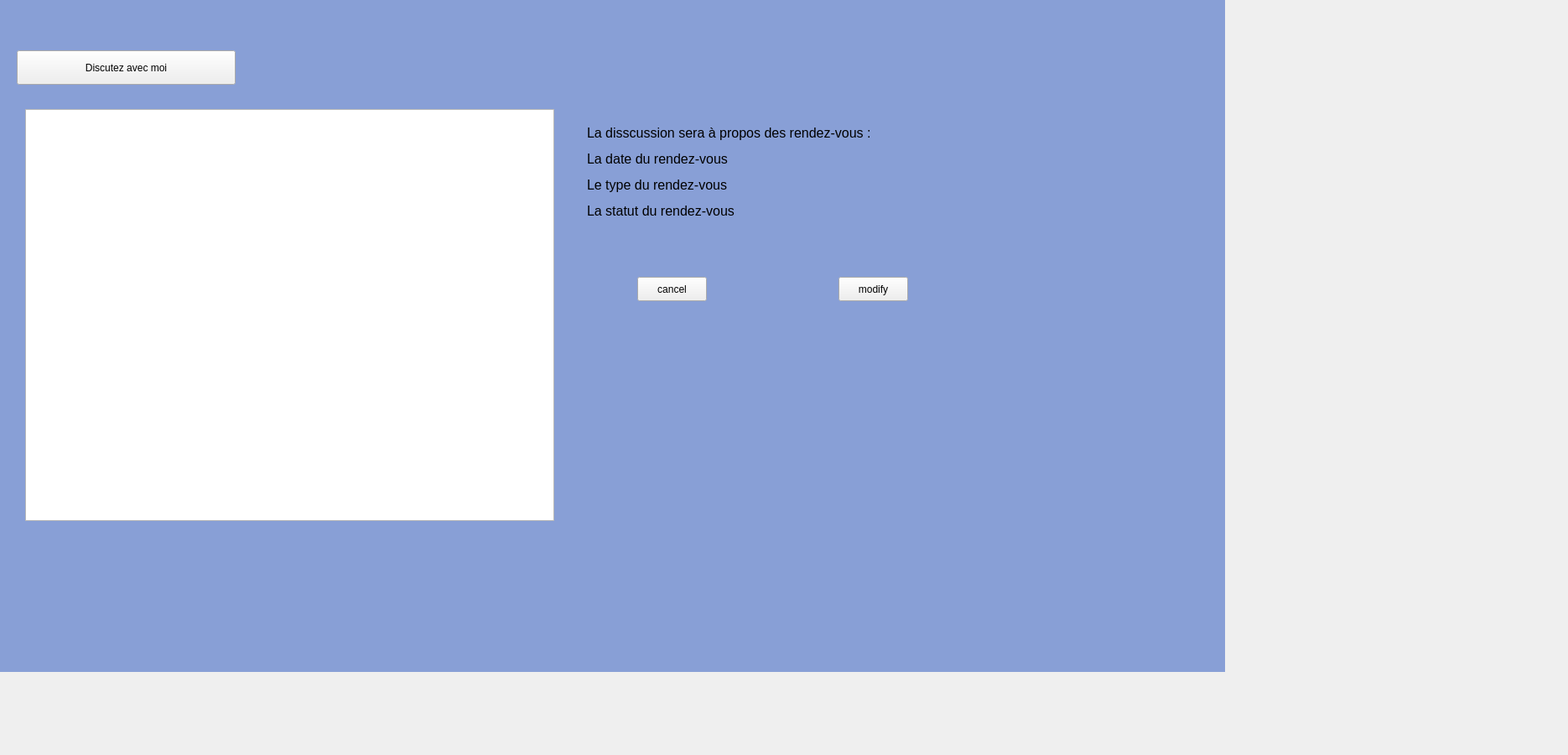
      <widget class="QWidget" name="ChatBot">
       <attribute name="title">
        <string>Chatbot</string>
       </attribute>
       <widget class="QLabel" name="fond_3">
        <property name="geometry">
         <rect>
          <x>-10</x>
          <y>-90</y>
          <width>1471</width>
          <height>891</height>
         </rect>
        </property>
        <property name="sizePolicy">
         <sizepolicy hsizetype="Preferred" vsizetype="Preferred">
          <horstretch>5</horstretch>
          <verstretch>5</verstretch>
         </sizepolicy>
        </property>
        <property name="sizeIncrement">
         <size>
          <width>5</width>
          <height>5</height>
         </size>
        </property>
        <property name="baseSize">
         <size>
          <width>5</width>
          <height>5</height>
         </size>
        </property>
        <property name="mouseTracking">
         <bool>true</bool>
        </property>
        <property name="tabletTracking">
         <bool>true</bool>
        </property>
        <property name="styleSheet">
         <string notr="true">background-color: rgb(136, 159, 214); </string>
        </property>
        <property name="text">
         <string/>
        </property>
        <property name="pixmap">
         <pixmap>../WhatsApp Image 2024-10-05 at 6.18.21 PM.jpeg</pixmap>
        </property>
        <property name="scaledContents">
         <bool>true</bool>
        </property>
       </widget>
       <widget class="QLabel" name="boulouna_5">
        <property name="geometry">
         <rect>
          <x>1060</x>
          <y>-50</y>
          <width>801</width>
          <height>591</height>
         </rect>
        </property>
        <property name="text">
         <string/>
        </property>
        <property name="pixmap">
         <pixmap>../../OneDrive/Desktop/education/projet/app desktop c++/interface/boulouna.png</pixmap>
        </property>
       </widget>
       <widget class="QLabel" name="boulouna_6">
        <property name="geometry">
         <rect>
          <x>1060</x>
          <y>230</y>
          <width>801</width>
          <height>591</height>
         </rect>
        </property>
        <property name="text">
         <string/>
        </property>
        <property name="pixmap">
         <pixmap>../../OneDrive/Desktop/education/projet/app desktop c++/interface/boulouna.png</pixmap>
        </property>
       </widget>
       <widget class="QLabel" name="paragraphe_2">
        <property name="geometry">
         <rect>
          <x>700</x>
          <y>110</y>
          <width>411</width>
          <height>191</height>
         </rect>
        </property>
        <property name="text">
         <string>&lt;html&gt;&lt;head/&gt;&lt;body&gt;&lt;p&gt;&lt;span style=&quot; font-size:12pt;&quot;&gt;La disscussion sera à propos des rendez-vous : &lt;/span&gt;&lt;/p&gt;&lt;p&gt;&lt;span style=&quot; font-size:12pt;&quot;&gt;La date du rendez-vous&lt;/span&gt;&lt;/p&gt;&lt;p&gt;&lt;span style=&quot; font-size:12pt;&quot;&gt;Le type du rendez-vous&lt;/span&gt;&lt;/p&gt;&lt;p&gt;&lt;span style=&quot; font-size:12pt;&quot;&gt;La statut du rendez-vous&lt;/span&gt;&lt;/p&gt;&lt;/body&gt;&lt;/html&gt;</string>
        </property>
       </widget>
       <widget class="QLabel" name="chatimage">
        <property name="geometry">
         <rect>
          <x>740</x>
          <y>410</y>
          <width>311</width>
          <height>181</height>
         </rect>
        </property>
        <property name="text">
         <string/>
        </property>
        <property name="pixmap">
         <pixmap>../../OneDrive/Desktop/education/projet/app desktop c++/interface/download.jpg</pixmap>
        </property>
       </widget>
       <widget class="QTableView" name="chatbotview">
        <property name="geometry">
         <rect>
          <x>30</x>
          <y>130</y>
          <width>631</width>
          <height>491</height>
         </rect>
        </property>
       </widget>
       <widget class="QPushButton" name="Chatbutton">
        <property name="geometry">
         <rect>
          <x>20</x>
          <y>60</y>
          <width>261</width>
          <height>41</height>
         </rect>
        </property>
        <property name="text">
         <string>Discutez avec moi</string>
        </property>
       </widget>
       <widget class="QPushButton" name="modify">
        <property name="geometry">
         <rect>
          <x>1000</x>
          <y>330</y>
          <width>83</width>
          <height>29</height>
         </rect>
        </property>
        <property name="text">
         <string>modify</string>
        </property>
       </widget>
       <widget class="QPushButton" name="cancel">
        <property name="geometry">
         <rect>
          <x>760</x>
          <y>330</y>
          <width>83</width>
          <height>29</height>
         </rect>
        </property>
        <property name="text">
         <string>cancel</string>
        </property>
       </widget>
      </widget>
